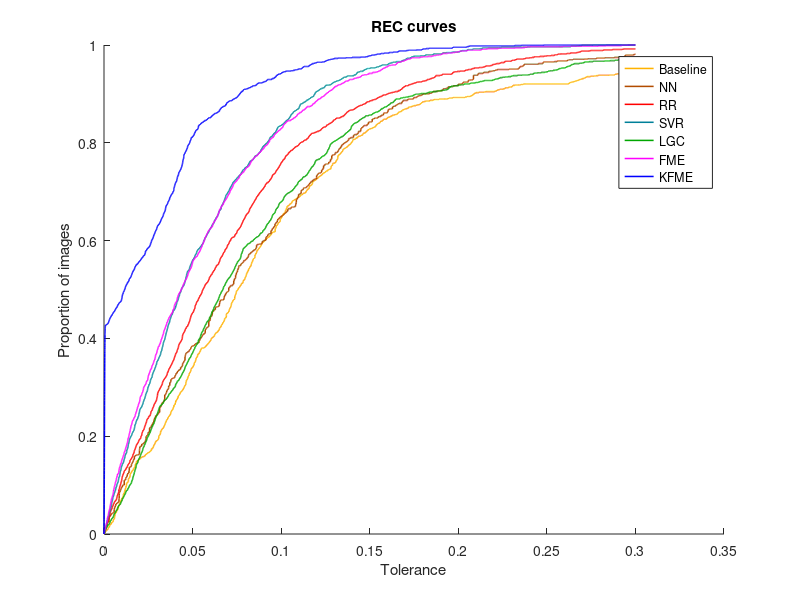

Write the MATLAB code that produced this figure.



load('results_AE_NN.mat')
load('results_AE_RR.mat')
load('results_AE_SVR.mat')
load('results_AE_LGC.mat')
load('results_AE_FME.mat')
load('results_AE_KFME.mat')
load('results_AE_mean.mat')

% M = upper bound
M = [0:0.00001:0.3];
P_NN = [];
P_RR = [];
P_SVR = [];
P_LGC = [];
P_FME = [];
P_KFME = [];
P_mean = [];


for m = M
    p = mean(sum(AE_NN < m)/size(AE_NN, 1));
    P_NN = [P_NN; p];
    
    p = mean(sum(AE_RR < m)/size(AE_RR, 1));
    P_RR = [P_RR; p];
    
    p = mean(sum(AE_SVR < m)/size(AE_SVR, 1));
    P_SVR = [P_SVR; p];
    
    p = mean(sum(AE_LGC < m)/size(AE_LGC, 1));
    P_LGC = [P_LGC; p];
    
    p = mean(sum(AE_FME < m)/size(AE_FME, 1));
    P_FME = [P_FME; p];
    
    p = mean(sum(AE_KFME < m)/size(AE_KFME, 1));
    P_KFME = [P_KFME; p];  
    
    p = mean(sum(AE_mean < m)/size(AE_mean, 1));
    P_mean = [P_mean; p];

end


hold on;
plot(M, P_mean, 'color', [1 0.7 0], 'LineWidth', 1.1);
plot(M, P_NN, 'color', [0.7 0.3 0], 'LineWidth', 1.1);
hold on;
plot(M, P_RR, 'color', [1 0 0], 'LineWidth', 1.1);
hold on;
plot(M, P_SVR, 'color', [0 0.5 0.6], 'LineWidth', 1.1);
hold on;
plot(M, P_LGC, 'color', [0 0.65 0], 'LineWidth', 1.1);
hold on;
plot(M, P_FME, 'magenta', 'LineWidth', 1.1);
hold on;
plot(M, P_KFME, 'blue', 'LineWidth', 1.1);

legend('Baseline', 'NN', 'RR', 'SVR', 'LGC', 'FME', 'KFME');
title('REC curves')
xlabel('Tolerance')
ylabel('Proportion of images')







